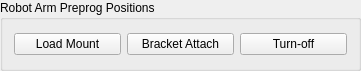
     <widget class="QGroupBox" name="groupBox_7">
      <property name="geometry">
       <rect>
        <x>530</x>
        <y>160</y>
        <width>361</width>
        <height>71</height>
       </rect>
      </property>
      <property name="font">
       <font>
        <weight>50</weight>
        <bold>false</bold>
       </font>
      </property>
      <property name="title">
       <string>Robot Arm Preprog Positions</string>
      </property>
      <layout class="QHBoxLayout" name="horizontalLayout_70">
       <item>
        <widget class="QPushButton" name="pushButtonLoadMountPos">
         <property name="font">
          <font>
           <weight>50</weight>
           <bold>false</bold>
          </font>
         </property>
         <property name="text">
          <string>Load Mount</string>
         </property>
        </widget>
       </item>
       <item>
        <widget class="QPushButton" name="pushButtonBracketAttachPos">
         <property name="font">
          <font>
           <weight>50</weight>
           <bold>false</bold>
          </font>
         </property>
         <property name="text">
          <string>Bracket Attach</string>
         </property>
        </widget>
       </item>
       <item>
        <widget class="QPushButton" name="pushButtonTurnOffPos">
         <property name="font">
          <font>
           <weight>50</weight>
           <bold>false</bold>
          </font>
         </property>
         <property name="text">
          <string>Turn-off</string>
         </property>
        </widget>
       </item>
      </layout>
     </widget>
